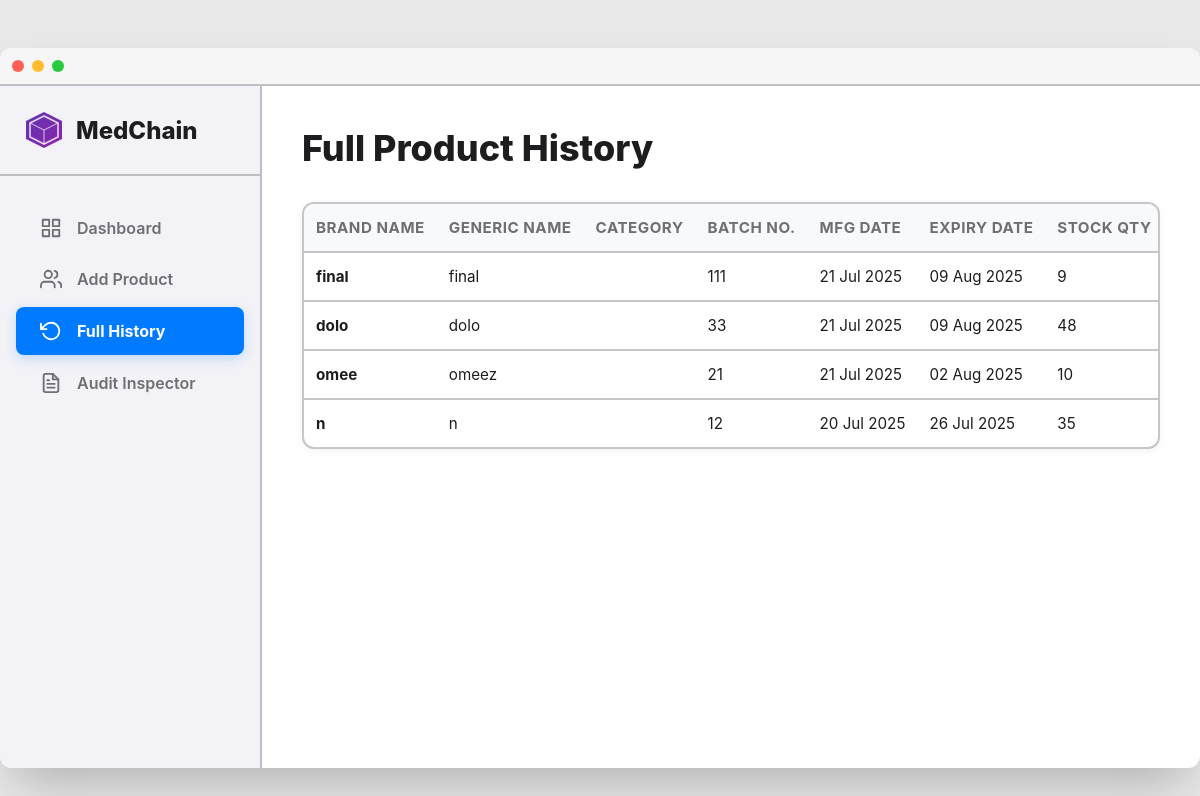
Screenshot of /manufacturer/history.php with the database file from the repository.
### tables this page shows
CREATE TABLE `products` (
  `product_id` int(11) NOT NULL,
  `unique_identifier` varchar(255) NOT NULL,
  `manufacturer_id` int(11) NOT NULL,
  `brand_name` varchar(255) NOT NULL,
  `generic_name` varchar(255) NOT NULL,
  `batch_number` varchar(100) NOT NULL,
  `product_code_sku` varchar(100) DEFAULT NULL,
  `manufacturer_name` varchar(255) NOT NULL,
  `manufacturing_license_number` varchar(100) DEFAULT NULL,
  `country_of_origin` varchar(100) DEFAULT NULL,
  `manufacturing_date` date NOT NULL,
  `expiry_date` date NOT NULL,
  `active_ingredients` text DEFAULT NULL,
  `excipients` text DEFAULT NULL,
  `formulation_type` varchar(100) DEFAULT NULL,
  `strength` varchar(100) DEFAULT NULL,
  `dosage_instructions` text DEFAULT NULL,
  `route_of_administration` varchar(100) DEFAULT NULL,
  `drug_license_number` varchar(100) DEFAULT NULL,
  `approval_authority` varchar(100) DEFAULT NULL,
  `approval_date` date DEFAULT NULL,
  `storage_conditions` varchar(255) DEFAULT NULL,
  `shelf_life` varchar(100) DEFAULT NULL,
  `mrp` decimal(10,2) DEFAULT NULL,
  `pack_size` varchar(100) DEFAULT NULL,
  `packaging_type` varchar(100) DEFAULT NULL,
  `therapeutic_category` varchar(255) DEFAULT NULL,
  `indications` text DEFAULT NULL,
  `contraindications` text DEFAULT NULL,
  `side_effects` text DEFAULT NULL,
  `precautions` text DEFAULT NULL,
  `interactions` text DEFAULT NULL,
  `stock_quantity` int(11) NOT NULL,
  `reorder_level` int(11) DEFAULT NULL,
  `supplier_name` varchar(255) DEFAULT NULL,
  `registration_timestamp` timestamp NOT NULL DEFAULT current_timestamp()
);

### manufacturer/history.php (the view, shortened to what this page needs)
<?php
$manufacturer_id = 1;
require '../api/db_connect.php';
try {
    $stmt = $pdo->prepare(
        "SELECT
            brand_name,
            generic_name,
            batch_number,
            manufacturing_date,
            expiry_date,
            stock_quantity,
            unique_identifier,
            therapeutic_category
        FROM products
        WHERE manufacturer_id = ?
        ORDER BY registration_timestamp DESC"
    );
    $stmt->execute([$manufacturer_id]);
    $products = $stmt->fetchAll(PDO::FETCH_ASSOC);
} catch (Exception $e) {
    die("Error fetching product history: " . $e->getMessage());
}
?>
<!DOCTYPE html>
<html lang="en">
<head>
</head>
<body>
    <div class="macos-browser-window">
        <div class="macos-title-bar">
            <div class="macos-buttons">
                <div class="dot dot-red"></div>
                <div class="dot dot-yellow"></div>
                <div class="dot dot-green"></div>
            </div>
        </div>
        <div class="dashboard-body">
            <aside class="sidebar">
                <div class="sidebar-header">
                    <img src="../assets/medchain_logo.svg" alt="MedChain Logo" class="logo-icon">
                    <h1>MedChain</h1>
                </div>
                <nav class="sidebar-nav">
                    <ul>
                        <li><a href="index.html"><span>Dashboard</span></a></li>
                        <li><a href="register.php"><span>Add Product</span></a></li>
                        <li><a href="history.php" class="active"><svg class="icon" xmlns="http://www.w3.org/2000/svg" viewBox="0 0 24 24" fill="none" stroke="currentColor" stroke-width="2" stroke-linecap="round" stroke-linejoin="round"><path d="M1 4v6h6"/><path d="M3.51 15a9 9 0 1 0 2.13-9.36L1 10"/></svg><span>Full History</span></a></li>
                        <li><a href="audit.php"><span>Audit Inspector</span></a></li>
                    </ul>
                </nav>
            </aside>
            <main class="main-content">
                <header class="page-header">
                    <h2>Full Product History</h2>
                </header>
                <div class="card">
                    <div style="overflow-x:auto;">
                        <table class="history-table">
                            <thead>
                                <tr>
                                    <th>Brand Name</th>
                                    <th>Generic Name</th>
                                    <th>Category</th>
                                    <th>Batch No.</th>
                                    <th>MFG Date</th>
                                    <th>Expiry Date</th>
                                    <th>Stock Qty</th>
                                </tr>
                            </thead>
                            <tbody>
                                <?php if (empty($products)): ?>
                                    <tr>
                                        <td colspan="8" style="text-align:center; padding: 2rem;">No products have been registered yet.</td>
                                    </tr>
                                <?php else: ?>
                                    <?php foreach ($products as $product): ?>
                                        <tr>
                                            <td><strong><?php echo htmlspecialchars($product['brand_name']); ?></strong></td>
                                            <td><?php echo htmlspecialchars($product['generic_name']); ?></td>
                                            <td><?php echo htmlspecialchars($product['therapeutic_category']); ?></td>
                                            <td><?php echo htmlspecialchars($product['batch_number']); ?></td>
                                            <td><?php echo date("d M Y", strtotime($product['manufacturing_date'])); ?></td>
                                            <td><?php echo date("d M Y", strtotime($product['expiry_date'])); ?></td>
                                            <td><?php echo htmlspecialchars($product['stock_quantity']); ?></td>
                                        </tr>
                                    <?php endforeach; ?>
                                <?php endif; ?>
                            </tbody>
                        </table>
                    </div>
                </div>
            </main>
        </div>
    </div>
</body>
</html>

### manufacturer/history.php (style rules this page uses)
:root { --primary-color: #007AFF; --primary-hover: #0056b3; --primary-glow: rgba(0, 122, 255, 0.2); --bg-color: #e9e9e9; --window-bg: #FFFFFF; --sidebar-bg: rgba(242, 242, 247, 0.95); --text-primary: #1D1D1F; --text-secondary: #6E6E73; --border-color: rgba(60, 60, 67, 0.29); }
html, body { margin: 0; padding: 0; font-family: -apple-system, BlinkMacSystemFont, "Segoe UI", Roboto, Helvetica, Arial, sans-serif, "Apple Color Emoji", "Segoe UI Emoji"; background-color: var(--bg-color); color: var(--text-primary); -webkit-font-smoothing: antialiased; -moz-osx-font-smoothing: grayscale; }
.macos-browser-window { max-width: 1600px; height: 90vh; margin: 3rem auto; border-radius: 12px; overflow: hidden; box-shadow: 0 25px 50px -12px rgba(0, 0, 0, 0.25); background-color: var(--window-bg); display: flex; flex-direction: column; }
.macos-title-bar { background-color: #f6f6f6; padding: 12px; display: flex; align-items: center; border-bottom: 2px solid var(--border-color); flex-shrink: 0; }
.macos-buttons { display: flex; gap: 8px; }
.dot { width: 12px; height: 12px; border-radius: 50%; }
.dot-red { background-color: #ff5f56; }
.dot-yellow { background-color: #ffbd2e; }
.dot-green { background-color: #27c93f; }
.dashboard-body { display: flex; flex-grow: 1; position: relative; overflow: hidden; }
.sidebar { width: 260px; background-color: var(--sidebar-bg); backdrop-filter: blur(20px); -webkit-backdrop-filter: blur(20px); border-right: 2px solid var(--border-color); flex-shrink: 0; z-index: 1000; height: 100%; display: flex; flex-direction: column; }
.sidebar-header { padding: 1.5rem; display: flex; align-items: center; gap: 12px; border-bottom: 2px solid var(--border-color); flex-shrink: 0; }
.sidebar-header .logo-icon { width: 40px; height: 40px; }
.sidebar-header h1 { font-size: 1.5rem; margin: 0; font-weight: 800; }
.sidebar-nav { list-style: none; padding: 1.5rem 0; margin: 0; flex-grow: 1; overflow-y: auto; }
.sidebar-nav ul { list-style: none; padding: 0; margin: 0; }
.sidebar-nav a { display: flex; align-items: center; gap: 15px; padding: 0.8rem 1.5rem; margin: 0.25rem 1rem; color: var(--text-secondary); text-decoration: none; font-weight: 600; border-radius: 8px; transition: all 0.2s ease; }
.sidebar-nav a.active { background: var(--primary-color); color: #FFFFFF; font-weight: 700; box-shadow: 0 4px 12px var(--primary-glow); }
.sidebar-nav a .icon { width: 22px; height: 22px; }
.main-content { flex-grow: 1; padding: 2.5rem; box-sizing: border-box; height: 100%; overflow-y: auto; }
.page-header { margin-bottom: 2rem; }
.page-header h2 { font-size: 2.25rem; font-weight: 800; margin: 0; color: var(--text-primary); }
.card { background-color: var(--window-bg); border-radius: 12px; border: 2px solid var(--border-color); box-shadow: 0 2px 8px rgba(0,0,0,0.05); overflow: hidden; }
.history-table { width: 100%; border-collapse: collapse; }
.history-table th, .history-table td { padding: 14px 12px; text-align: left; border-bottom: 2px solid var(--border-color); font-size: 0.95rem; white-space: nowrap; }
.history-table thead th { font-weight: 700; color: var(--text-secondary); background-color: #F8F9FA; text-transform: uppercase; letter-spacing: 0.5px; }
.history-table tr:last-child td { border-bottom: none; }

### rows the page displays
products: brand_name "final", generic_name "final", batch_number "111", manufacturing_date "21 Jul 2025", expiry_date "09 Aug 2025", stock_quantity "9"
products: brand_name "dolo", generic_name "dolo", batch_number "33", manufacturing_date "21 Jul 2025", expiry_date "09 Aug 2025", stock_quantity "48"
products: brand_name "omee", generic_name "omeez", batch_number "21", manufacturing_date "21 Jul 2025", expiry_date "02 Aug 2025", stock_quantity "10"
products: brand_name "n", generic_name "n", batch_number "12", manufacturing_date "20 Jul 2025", expiry_date "26 Jul 2025", stock_quantity "35"
